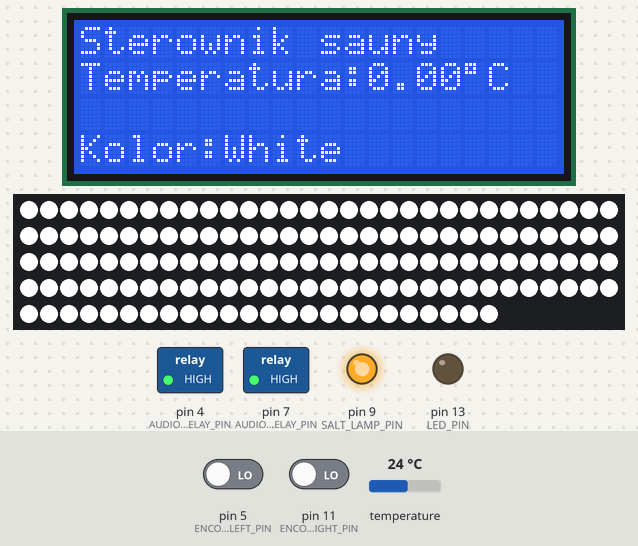
The sketch below on a simulated Arduino Uno, built with avr-gcc and run on an emulated ATmega328P. Parts: 20×4 character LCD, 144 RGB LEDs in strip order, left to right, continuing on the next row, switched loads named in the sketch (green lamp = pin HIGH), output pins drawn as LEDs (lit = HIGH). Inputs (shaded band) come from the test bench; at power-on: temperature 24 °C, pin 5 (ENCODER_LEFT_PIN) LOW, pin 11 (ENCODER_RIGHT_PIN) LOW. What the sketch prints to the serial monitor is not drawn.

Above: at 1.06 s.
1.3 s: temperature set to 0 °C
4.2 s: pin 5 (ENCODER_LEFT_PIN) driven HIGH
At 5.8 s:
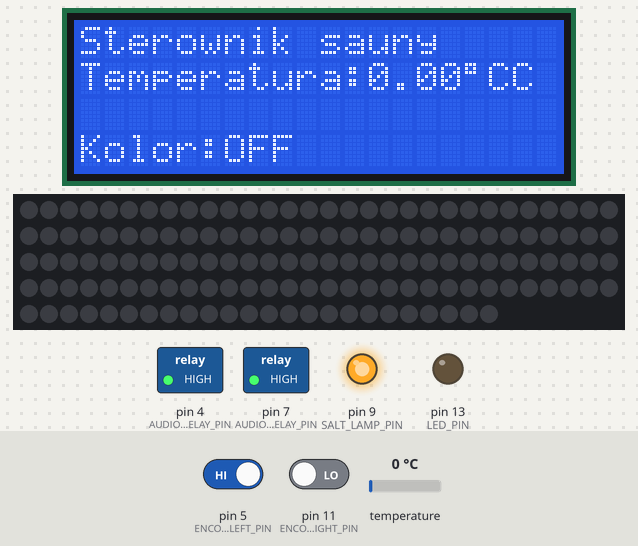
6.8 s: temperature set to 12 °C
At 8.1 s:
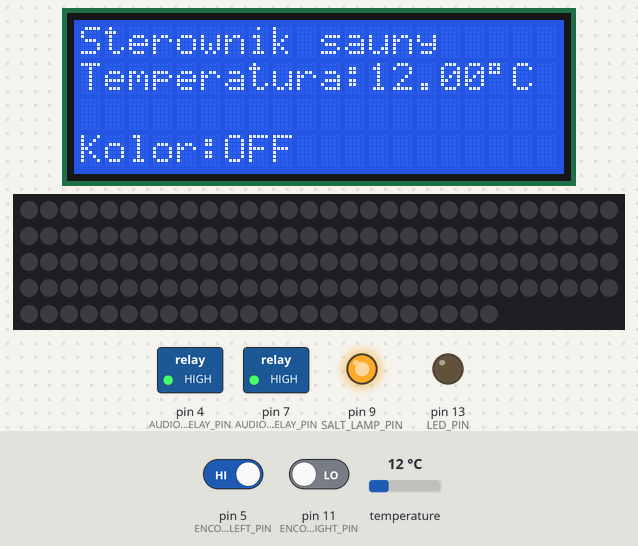
10.3 s: temperature set to 7 °C
At 11.6 s:
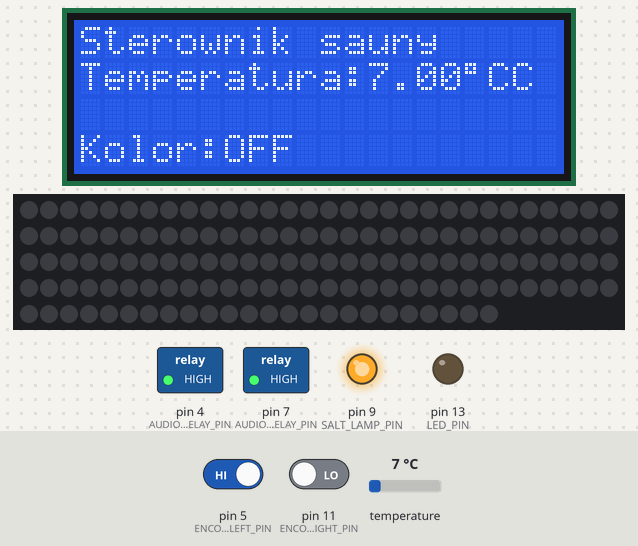
12.2 s: pin 5 (ENCODER_LEFT_PIN) driven LOW and pin 11 (ENCODER_RIGHT_PIN) driven HIGH
At 13.6 s:
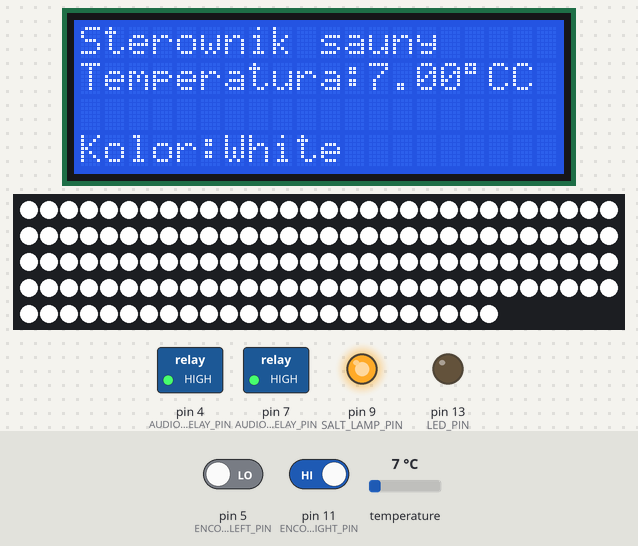
14.0 s: pin 5 (ENCODER_LEFT_PIN) driven HIGH
At 14.9 s:
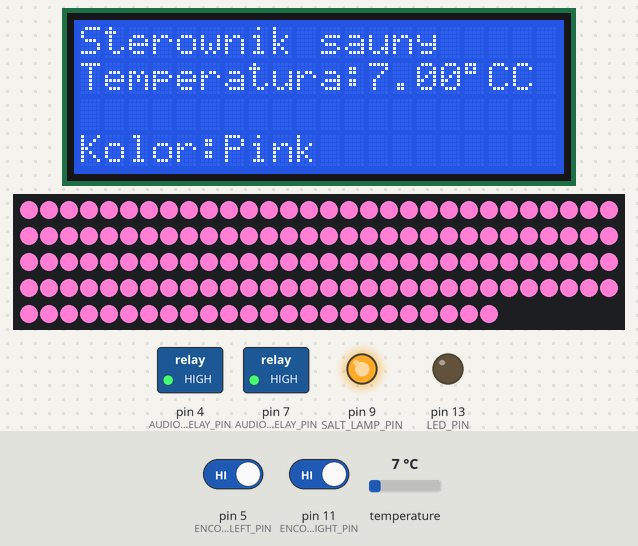
Timing chart, 0 to 17.5 s (numbered marks = the images above; inputs shaded):
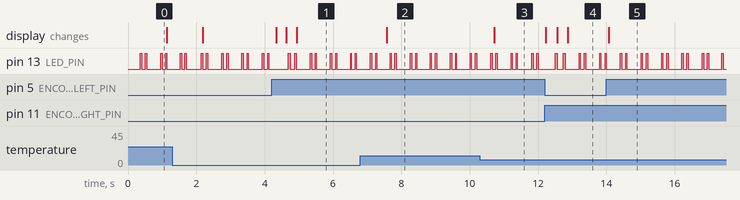

The sketch:

sauna_ctrl.ino
```cpp
/*To do
1-LCD - OK
2-NeoPixel -OK
3-Salt
*/

#define _DBG_NFO
#ifdef _DBG_NFO
#define DBG_INFO(text) Serial.println(text);
#else
#define DBG_INFO(text)
#endif

#include <Wire.h>
#include <OneWire.h>
#include <LiquidCrystal_I2C.h>
#include <Adafruit_NeoPixel.h>

float Version = 0.1;

//Sauna controller pinout configuration
#define AUDIO_LEFT_CH_RELAY_PIN 4
#define AUDIO_RIGHT_CH_RELAY_PIN 7
#define SALT_LAMP_PIN 9
#define TEMP_SENSOR_PIN 12
#define LED_STRING_PIN 6
#define ENCODER_RIGHT_PIN 11
#define ENCODER_LEFT_PIN 5
#define ENCODER_PUSH 4
#define LED_PIN 13


#define TEMP_SENSOR_DELAY 100

//Other configuration
#define NUMPIXELS 144
#define HEATER 4

#define DS1820_ADDR 0x2855A3E308 00 00 42


LiquidCrystal_I2C lcd(0x3f, 2, 1, 0, 4, 5, 6, 7, 3, POSITIVE);
Adafruit_NeoPixel pixels = Adafruit_NeoPixel(NUMPIXELS, LED_STRING_PIN, NEO_GRB + NEO_KHZ800);
OneWire temp_sensor(10);
byte temp_sensor_addr[] = {0x28,0x55,0xA3,0xE3,0x08,00,00,0x42};
byte temp_data[12];
byte pixel_color = 11; //Set pixel color to white by default
byte pixel_color_prev = 0;

//OneWire  ds(TEMP_SENSOR_PIN);
/*Connections:
Temp sensor cable: RED=+5V, YELLOW=Q, BLACK=GND
Display cable:GREEN=+5V, GRAY=GND, WHITE=SDA, BROWN=SCL
Encoder cable:WHITE-GREEN=S3, GREEN=S2, WHITE-BLACK=S1B, BLACK=S1A, BLUE=GND, RED=+5V
 *
 */

 typedef struct
 {
    unsigned char red;
    unsigned char green;
    unsigned char blue;
 }RGB;

const char *color_table[] = { "OFF",
                              "Red",
                              "Orange",
                              "Yellow",
                              "Green",
                              "Strong Green",
                              "Blue",
                              "Strong blue",
                              "Indigo",
                              "Purple",
                              "Pink",
                              "White",
                              "Error"
};

 const RGB chromo_table[12] = {
                        {0,0,0},
                        {255,0,0},     //RED
                        {255,165,0},    //ORANGE
                        {255,255,0},   //YELLOW
                        {153,225,100},  //GREEN
                        {0,255,0},    //STRONG GREEN
                        {45,177,255},   //BLUE
                        {0,0,255},   //STRONG BLUE
                        {75,0,130},    //INDIGO
                        {128,0,128},   //PURPLE
                        {255,126,211},  //PINK
                        {255,255,255}   //WHITE
 };


unsigned long  tick=0;

//Temperature control variables
float stove_temp   = 0.0;    //Actual air temperature read from sensor above the heater

void pin_setup()
{
  //Setup Relay pins
  pinMode(AUDIO_LEFT_CH_RELAY_PIN, OUTPUT );
  pinMode(AUDIO_RIGHT_CH_RELAY_PIN, OUTPUT );
  digitalWrite(AUDIO_LEFT_CH_RELAY_PIN, HIGH );
  digitalWrite(AUDIO_RIGHT_CH_RELAY_PIN, HIGH );
  pinMode(LED_PIN, OUTPUT);
  pinMode(ENCODER_RIGHT_PIN, INPUT);
  pinMode(ENCODER_LEFT_PIN, INPUT);
 // pinMode(ENCODER_PUSH, INPUT);
}

void temp_sensor_setup()
{

}

void temp_sensor_loop()
{
  enum temp_states{TEMP_INIT,TEMP_CONV, TEMP_READ};
  static temp_states temp_state=TEMP_INIT;
  static unsigned long time_stamp;
  byte cnt;
  switch( temp_state )
  {
    case TEMP_INIT:{
      temp_sensor.reset();
      temp_sensor.select(temp_sensor_addr);
      temp_sensor.write(0x44, 1);        // start conversion, with parasite power on at the end
      time_stamp = millis();
      temp_state = TEMP_CONV;
    };break;
    case TEMP_CONV:{
      if((millis()-time_stamp) >= 999 )
         temp_state = TEMP_READ;
    };break;
    case TEMP_READ:{
       temp_sensor.reset();
      temp_sensor.select(temp_sensor_addr);
      temp_sensor.write(0xBE);         // Read Scratchpad
      for ( cnt = 0; cnt < 9; cnt++)             // we need 9 bytes
        temp_data[cnt] = temp_sensor.read();

      int16_t raw = (temp_data[1] << 8) | temp_data[0];
      byte cfg = (temp_data[4] & 0x60);
      // at lower res, the low bits are undefined, so let's zero them
      if (cfg == 0x00) raw = raw & ~7;  // 9 bit resolution, 93.75 ms
      else if (cfg == 0x20) raw = raw & ~3; // 10 bit res, 187.5 ms
      else if (cfg == 0x40) raw = raw & ~1; // 11 bit res, 375 ms
      //// default is 12 bit resolution, 750 ms conversion time
      stove_temp = (float)raw / 16.0;
      temp_state = TEMP_INIT;
      };break;
      default:{};break;
  }

}

void pixel_setup()
{
    pixels.begin();
}

void pixel_loop()
{
  static byte prev_color=0;
  byte cnt;
  if(pixel_color != prev_color)
  {
    for(cnt=0; cnt<NUMPIXELS; cnt++ )
    pixels.setPixelColor(cnt, pixels.Color(    chromo_table[pixel_color].red,
                                             chromo_table[pixel_color].green,
                                             chromo_table[pixel_color].blue)
                       );
    pixels.show();
    prev_color = pixel_color;
  }
}

void ui_setup()
{
  //Initialize LCD
   lcd.begin(20,4);
  //Initialize Serial port
  Serial.begin(9600);
  lcd.backlight();   //Backlight on
  lcd.setCursor(0,0); //Set cursor position to 0,0
  lcd.print("Sterownik sauny");
}

void ui_loop()
{
  byte temp=stove_temp;
  unsigned long time_stamp;
  lcd.setCursor(0,1);
  lcd.print("Temperatura:");
  lcd.print(stove_temp);
  lcd.print((char)223);
  lcd.print( "C" );
  lcd.setCursor(0,2);
 // lcd.print(tick);
  if(pixel_color != pixel_color_prev )
  {
    lcd.setCursor(0,3);
    lcd.print("                    ");
    lcd.setCursor(0,3);
    lcd.print("Kolor:");
    lcd.print(color_table[pixel_color]);
    pixel_color_prev = pixel_color;
  }
}

void encoder_loop()
{
 if(digitalRead(ENCODER_RIGHT_PIN) == 1)
    {
      if(pixel_color<11) pixel_color++;
    }
 if(digitalRead(ENCODER_LEFT_PIN) == 1)
    {
      if(pixel_color>0) pixel_color--;
    }
}

void serial_report()
{
  Serial.print("Sauna controller report....\n");
  Serial.print("Software version:"); Serial.println(Version);
  Serial.print("Heater temperature [deg C]:"); Serial.println(stove_temp);
  Serial.print("\n");
}

// the setup routine runs once when you press reset:
void setup() {
  pin_setup();
  analogWrite(SALT_LAMP_PIN, 255 );
  // initialize the digital pin as an output.
  ui_setup();
  pixel_setup();
  DBG_INFO("Boot completed");
}

void blink_loop()
{
  static unsigned long prv_time = 0;
  static byte shift=0;
  static int pattern=0x0440;
  byte test;
  if((millis()-prv_time)>20)
  {
    test = (pattern & 0x1) == 1 ? HIGH:LOW;
    digitalWrite(LED_PIN, test);
    if(shift < 15 )
    {
      pattern = pattern >> 1;
      shift++;
    }
    else
    {
      pattern =0x0440;
      shift = 0;
    }
    prv_time = millis();
  }

}


// the loop routine runs over and over again forever:
void loop() {
  //digitalWrite(LED_PIN, HIGH);   // turn the LED on (HIGH is the voltage level)
//  delay(1000);               // wait for a second
 // digitalWrite(LED_PIN, LOW);    // turn the LED off by making the voltage LOW
//  delay(1000);               // wait for a second
  tick++;
  Serial.println(tick,DEC);
  temp_sensor_loop();
  ui_loop();
  encoder_loop();
  pixel_loop();
  blink_loop();
}
```

Measured:
- after the input at 4.2 s, the display: first changes after 0.13 s (image 1 shows a later state)
- after the input at 6.8 s, the display: changes after 0.77 s (image 2)
- after the input at 10.3 s, the display: changes after 0.42 s (image 3)
- after the input at 14.0 s, the display: changes after 0.07 s (image 5)
- by itself, pin 13 (LED_PIN): repeats every 0.61 s: LOW 0.11 s, HIGH 0.04 s, LOW 0.42 s, HIGH 0.04 s
